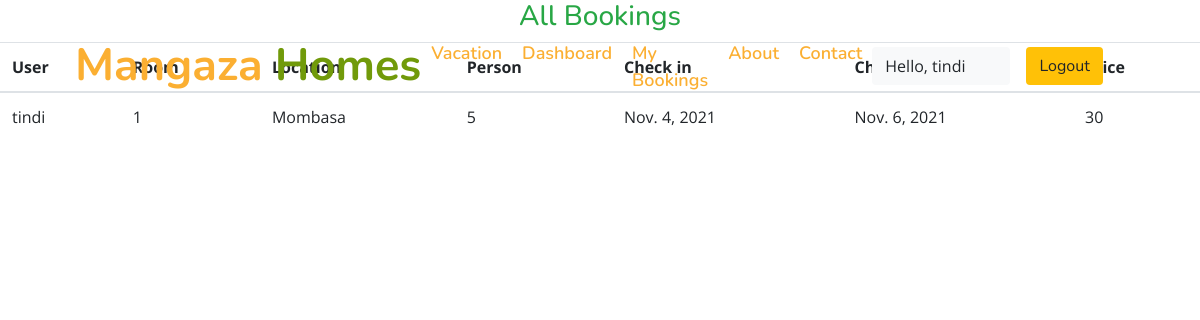
The app's page /staff/allbookings (signed in) with its own data.
### home/models.py (models this page shows, shortened)
class Reservation(models.Model):
    check_in = models.DateField(auto_now=False)
    check_out = models.DateField()
    room = models.ForeignKey(Rooms, on_delete=models.CASCADE)
    guest = models.ForeignKey(User, on_delete=models.CASCADE)
    booking_id = models.CharField(max_length=100, default="null")

class Rooms(models.Model):
    ROOM_STATUS = (
        ("1", "available"),
        ("2", "not available"),
    )
    ROOM_TYPE = (
        ("1", "premium"),
        ("2", "deluxe"),
        ("3", "basic"),
    )
    room_type = models.CharField(max_length=50, choices=ROOM_TYPE)
    capacity = models.IntegerField()
    price = models.IntegerField()
    size = models.IntegerField()
    hotel = models.ForeignKey(Hotels, on_delete=models.CASCADE)
    status = models.CharField(choices=ROOM_STATUS, max_length=15)
    roomnumber = models.IntegerField()

class Hotels(models.Model):
    name = models.CharField(max_length=30, default="krishna")
    owner = models.CharField(max_length=20)
    location = models.CharField(max_length=50)
    state = models.CharField(max_length=50, default="maharashtra")
    country = models.CharField(max_length=50, default="india")

### home/views.py (the view)
# urls.py: path('staff/allbookings', views.all_bookings, name="allbookigs"),
@login_required(login_url='/staff')
def all_bookings(request):
    bookings = Reservation.objects.all()
    if not bookings:
        messages.warning(request, "No Bookings Found")
    return HttpResponse(render(request, 'staff/allbookings.html', {'bookings': bookings}))

### template/staff/allbookings.html (shortened to what this page needs)
{% extends 'basic.html' %}
{% block body %}
<h3 class="text-center  text-success">All Bookings </h3>
<table class="table">
    <thead>
        <th>User</th>
        <th>Room</th>
        <th>Location</th>
        <th>Person</th>
        <th>Check in</th>
        <th>Check out</th>
        <th>Price</th>
    </thead>
    {% for each_booking in bookings %}
    <tr>
        <td>{{each_booking.guest.username}}</td>
        <td>{{each_booking.room.roomnumber}}</td>
        <td>{{each_booking.room.hotel.location}}</td>
        <td>{{each_booking.room.capacity}}</td>
        <td>{{each_booking.check_in}}</td>
        <td>{{each_booking.check_out}}</td>
        <td>{{each_booking.room.price}}</td>
    </tr>
    {% endfor %}
</table>
{% endblock body %}

### template/homeNavbar.html (shortened to what this page needs)
{% load static %}
  <div class="navbar navbar-expand-lg bg-light navbar-light">
    <div class="container-fluid">
        <a href="{% url 'home' %}" class="navbar-brand">Mangaza <span>Homes</span></a>
        <div class="collapse navbar-collapse justify-content-between" id="navbarCollapse">
            <div class="navbar-nav ml-auto">
                <a href="{% url 'vacation' %}" class="nav-item nav-link active">Vacation</a>
                    {% if user.is_staff %}
                    <a href="/staff/panel" class="nav-item nav-link active">Dashboard</a>
                    {% elif user.is_staff == False and user.is_authenticated %}
                    <a href="/user/bookings" class="nav-item nav-link active">My Bookings</a>
                    {% endif %}
                    {% if user.is_staff %}
                    <a href="/staff/allbookings" class="nav-item nav-link active">My Bookings</a>
                    {% endif %}
                    <a href="/about" class="nav-item nav-link active">About</a>
                    <a href="/contact" class="nav-item nav-link active">Contact</a>
            </div>
            {% if user.is_authenticated %}
                      <button class="btn btn-group bg-light" data-toggle="modal" data-target="#forlogin">
                       Hello, {{request.user}}
                       <a href="/logout" class="nav-link">
                    <button class="btn btn-group bg-warning" data-toggle="modal" data-target="#forlogin">
                        Logout
                    </button></a>&nbsp; &nbsp;
                    </button>
                {% endif %}
        </div>
    </div>
</div>

### static/css/style.css (style rules this page uses)
body { color: #757575; background: #ffffff; font-family: 'open sans', sans-serif; }
h1, h2, h3, h4, h5, h6 { color: #454545; font-family: 'Nunito', sans-serif; }
a { font-family: 'Nunito', sans-serif; font-weight: 600; color: #fbaf32; transition: .3s; }
.container-fluid { max-width: 1366px; }
.navbar { position: relative; transition: .5s; z-index: 999; }
.navbar .navbar-brand { margin: 0; color: #fbaf32; font-size: 45px; line-height: 0px; font-weight: 700; font-family: 'Nunito', sans-serif; transition: .5s; }
.navbar .navbar-brand span { color: #719a0a; }
@media (min-width: 992px) { .navbar { position: absolute; width: 100%; padding: 30px 60px; background: transparent !important; z-index: 9; } }
@media (min-width: 992px) { .navbar .navbar-brand { color: #fbaf32; } }
@media (min-width: 992px) { .navbar-light .navbar-nav .nav-link, .navbar-light .navbar-nav .nav-link:focus { padding: 10px 10px 8px 10px; font-family: 'Nunito', sans-serif; color: #ffffff; font-size: 18px; font-weight: 600; } }
@media (min-width: 992px) { .navbar-light .navbar-nav .nav-link:hover, .navbar-light .navbar-nav .nav-link.active { color: #fbaf32; } }

### template/basic.html (style rules this page uses)
a { text-decoration: none; }

### records on screen
Reservation: guest.username "tindi", room.roomnumber "1", room.hotel.location "Mombasa", room.capacity "5", check_in "Nov. 4, 2021", check_out "Nov. 6, 2021", room.price "30"

### other values on screen
{{ request.user }} "tindi"
